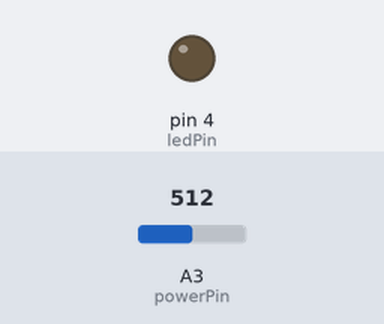
A sketch run on a simulated Arduino Uno, built with avr-gcc and run on an emulated ATmega328P. Parts: output pins drawn as LEDs (lit = HIGH). Inputs (shaded band) come from the test bench; at power-on: A3 (powerPin) = 512.

Above: at 1.2 s.
1.3 s: A3 (powerPin) set to 667
2.8 s: A3 (powerPin) set to 690
5.8 s: A3 (powerPin) set to 511
At 6.3 s:
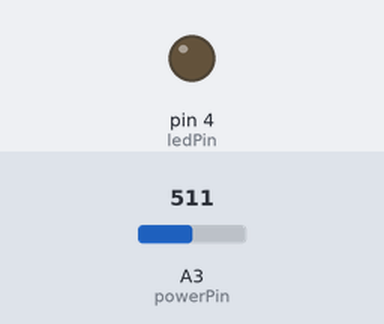
7.3 s: A3 (powerPin) set to 716
At 7.7 s:
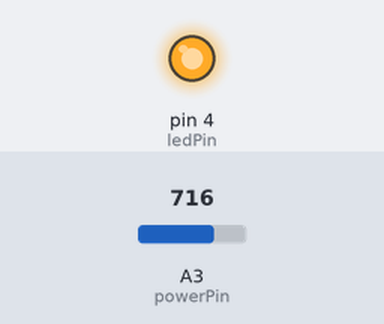
Timing chart, 0 to 9.8 s (numbered marks = the images above; inputs shaded):
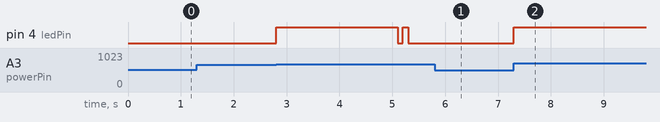

Measured:
- after the input at 1.3 s, every drawn part: stays the same
- after the input at 5.8 s, pin 4 (ledPin): stays LOW (without the input it goes to HIGH after 0.00 s)
- after the input at 7.3 s, pin 4 (ledPin): LOW → HIGH at once

The sketch:

TinyAutoOffTest.ino
```cpp
unsigned long t0;

int ledPin = 4;
int powerPin = A3;

void setup() {
  pinMode(ledPin, OUTPUT); // Read test LED
  digitalWrite(ledPin, LOW); // LED OFF
  pinMode(powerPin, INPUT); // Pin as input
  digitalWrite(powerPin, HIGH); // KEEP ON with internal pullup resistor
  t0 = millis(); // Boot time, always 0
}

void loop() {
  delay(5); // Or something
  if (millis() - t0 > 5000) { // Turn off after 5s
    // Blink
    digitalWrite(ledPin, HIGH);
    delay(100);
    digitalWrite(ledPin, LOW);
    delay(100);
    digitalWrite(ledPin, HIGH);
    delay(100);
    digitalWrite(ledPin, LOW);

    // Power off
    pinMode(powerPin, OUTPUT); // Full output, not only pull up/down resistor
    digitalWrite(powerPin, LOW); // Turn the whole thing off
    delay(500);

    // If still alive the button must be pressed, lets stop the power sink through the button to powerPin and restart
    pinMode(powerPin, INPUT); // Pin as input
    digitalWrite(powerPin, HIGH); //  ON with internal pullup resistor
    t0 = millis();
  }
  digitalWrite(ledPin, analogRead(powerPin) > 1024*2/3); // Turn on led if A3 is > 2/3 of VCC
}
```
